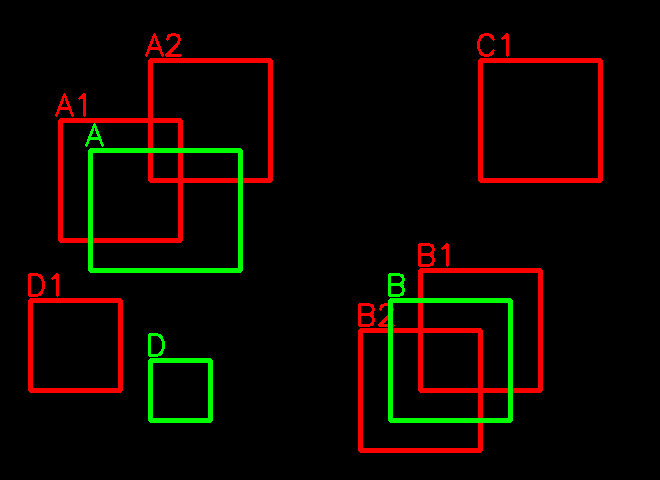

This figure's Python source:

import cv2
import numpy as np
from matplotlib import pyplot as plt

factor = 30
height, width, = np.array([16, 22]) * factor 
print(height, width)
channels = 3
color = (0, 0, 0)

# Crate a blank dummy image
image = np.full((height, width, channels), color, dtype="uint8")

truths = {
    # xmin, ymin, xmax, ymax
    "A": [3, 11, 8, 7],
    "B": [13, 6, 17, 2],
    "D": [5, 4, 7, 2]
}

preds = {
    # xmin, ymin, xmax, ymax, confidence
    "A1": [2, 12, 6, 8, 0.82],
    "A2": [5, 14, 9, 10, 0.38],
    "B1": [14, 7, 18, 3, 0.72],
    "B2": [12, 5, 16, 1, 0.83],
    "D1": [1, 6, 4, 3, 0.17],
    "C1": [16, 14, 20, 10, 0.32]
}
# plot predictions 
for index, (key, value) in enumerate(preds.items()):
    color_pred = (255, 0, 0)

    confidence = preds[key][-1]
    value = np.array(list((map(int, value[:-1]))))*factor
    print(key, value, confidence)
    xmin, xmax, ymin, ymax = value
    print(key, xmin, xmax, ymin, ymax)
    image = cv2.rectangle(image, (xmin, height-xmax), (ymin, height-ymax), color_pred, thickness=3)
    image = cv2.putText(image, key, (xmin-5, height-xmax-5), cv2.FONT_HERSHEY_SIMPLEX, 1, color_pred, 2)

for key, value in truths.items():
    color_pred = (0, 255, 0)
    
    value = np.array(list((map(int, value))))*factor
    print(key, value)
    xmin, xmax, ymin, ymax = value
    print(key, xmin, xmax, ymin, ymax)
    image = cv2.rectangle(image, (xmin, height-xmax), (ymin, height-ymax), color_pred, thickness=3)
    image = cv2.putText(image, key, (xmin-5, height-xmax-5), cv2.FONT_HERSHEY_SIMPLEX, 1, color_pred, 2)

plt.figure(figsize=(11, 8))
plt.imshow(image)
plt.show()

image = cv2.cvtColor(image, cv2.COLOR_BGR2RGB)
cv2.imwrite("./samples.png", image)
